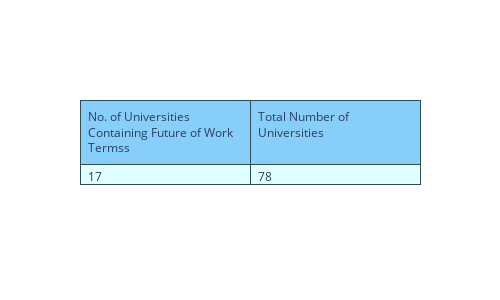

The code cell stored with this chart in its notebook:
### Code cell
fig = go.Figure(data=[go.Table(
    header=dict(values=['No. of Universities Containing Future of Work Termss', 'Total Number of Universities'],
                line_color='darkslategray',
                fill_color='lightskyblue',
                align='left'),
    cells=dict(values=[len(digidf['University Name'].value_counts()), # 1st column
    len(finaldf['University Name'].value_counts())], # 2nd column
               line_color='darkslategray',
               fill_color='lightcyan',
               align='left'))
])

fig.update_layout(width=500, height=300)
fig.show()
plt.pie([peruni, 1-peruni], labels=[ 'Universities with Future of Work Keyword', 'Universities without Future of Work Keyword'], autopct='%1.2f%%')
# plt.label('Elective Courses')
# plt.title('Universities')
plt.show()

### Figure 1 — Plotly figure (JSON) as saved in the notebook; plotly's stock layout.template omitted (floating-point values rounded to 4 significant figures)
{"data": [{"cells": {"align": "left", "fill": {"color": "lightcyan"}, "line": {"color": "darkslategray"}, "values": [17, 78]}, "header": {"align": "left", "fill": {"color": "lightskyblue"}, "line": {"color": "darkslategray"}, "values": ["No. of Universities Containing Future of Work Termss", "Total Number of Universities"]}, "type": "table"}], "layout": {"height": 300, "width": 500}}
